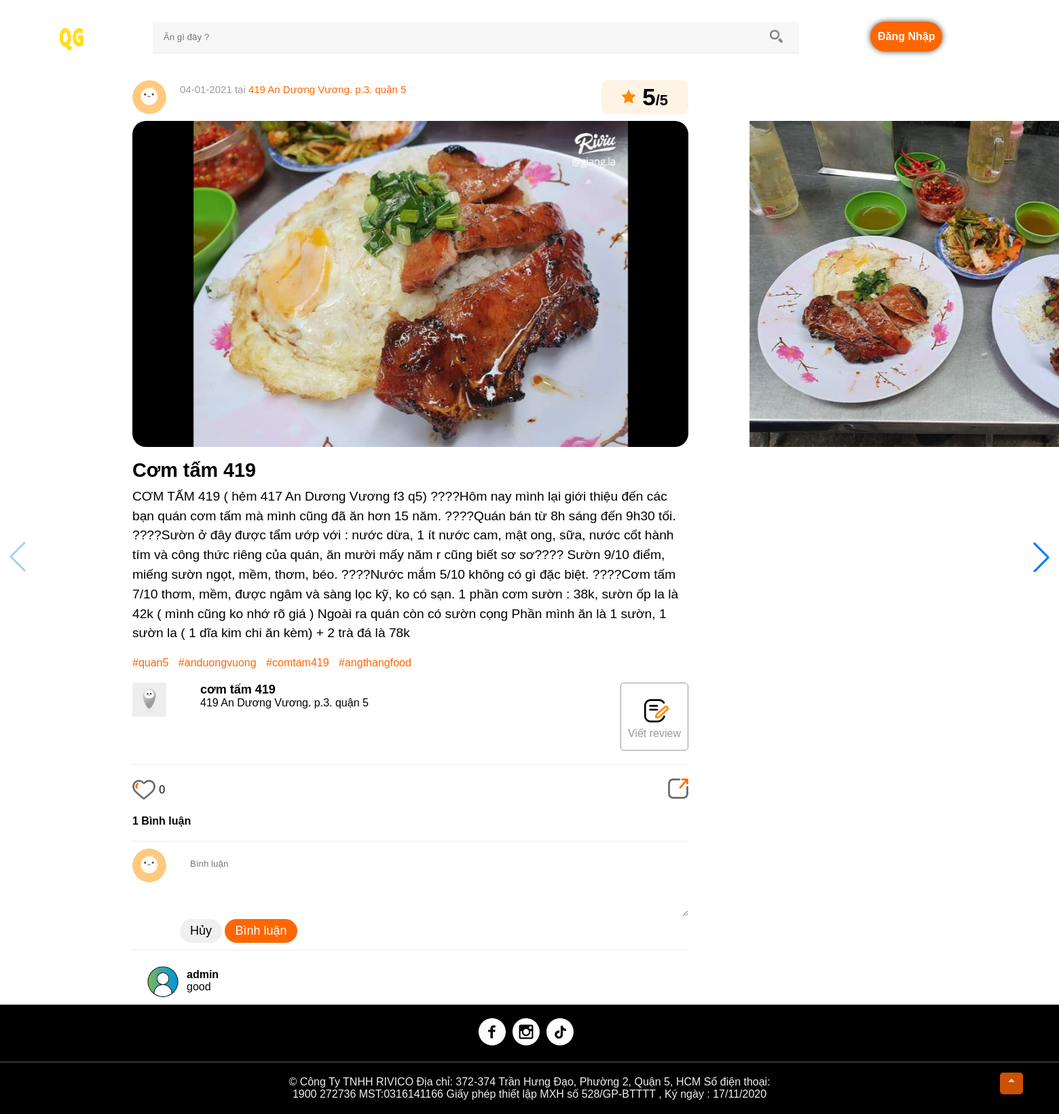
Screenshot of /?act=chitiet&id=187 with the database file from the repository.
### tables this page shows
CREATE TABLE `baiviet` (
  `id` int(11) NOT NULL,
  `tieude` varchar(50) NOT NULL,
  `noidung` text NOT NULL,
  `idquan` int(11) NOT NULL,
  `idhashtag` text NOT NULL,
  `sao` int(11) NOT NULL,
  `img` text DEFAULT NULL,
  `iduser` int(11) NOT NULL,
  `ngaydang` date NOT NULL DEFAULT current_timestamp(),
  `idmonan` int(11) NOT NULL
);

CREATE TABLE `quan` (
  `id` int(11) NOT NULL,
  `diachi` varchar(50) NOT NULL,
  `tenquan` varchar(50) NOT NULL,
  `img` varchar(50) DEFAULT NULL
);

CREATE TABLE `binhluan` (
  `id` int(11) NOT NULL,
  `iduser` int(11) NOT NULL,
  `idbaiviet` int(11) NOT NULL,
  `date` timestamp NOT NULL DEFAULT current_timestamp() ON UPDATE current_timestamp(),
  `noidung` text NOT NULL
);

CREATE TABLE `taikhoan` (
  `id` int(11) NOT NULL,
  `name` varchar(50) NOT NULL,
  `password` varchar(255) NOT NULL,
  `role` tinyint(1) NOT NULL DEFAULT 0,
  `avatar` char(50) NOT NULL DEFAULT 'avatar_default.png',
  `email` varchar(255) DEFAULT NULL,
  `tenkh` varchar(255) NOT NULL
);

### index.php (called while the page is built, shortened)
<?php
require_once "./site/controllers/index.php";
?>

### system/conn.php (called while the page is built, shortened)
<?php
function ketnoidb()
{
    try {
        $ConnectionOption = array
            (
                PDO::MYSQL_ATTR_INIT_COMMAND => "SET NAMES 'utf8'",
                PDO::ATTR_ERRMODE => PDO::ERRMODE_EXCEPTION,
            );
        $conn = new PDO ('mysql:host='.HOST_DB.';dbname='.NAME_DB.';charset=utf8', USER_DB, PASS_DB, $ConnectionOption);
        $conn->setAttribute(PDO::ATTR_ERRMODE, PDO::ERRMODE_EXCEPTION);
        return $conn;
    } catch(PDOException $e) {
      echo "Lỗi Kết Nối database: " . $e->getMessage();
    }
}
    function laydulieu($sql)   {
        $fe=0;
        $sqlValue = array_slice(func_get_args(),2);
        try {
            $conn = ketnoidb();
            $stmt = $conn->prepare($sql);
            $stmt->execute($sqlValue);
            if($fe===0)return $stmt->fetchAll();elseif($fe===1)return $stmt->fetch(PDO::FETCH_ASSOC);
        } catch (PDOException $e) {
            echo "Lỗi: " . $e->getMessage();
        }
        finally{
            unset($conn);
        }
    }
    function laymot($sql) {
        $fe=1;
        $sqlValue = array_slice(func_get_args(),2);
        try {
            $conn = ketnoidb();
            $stmt = $conn->prepare($sql);
            $stmt->execute($sqlValue);
            if($fe===0)return $stmt->fetchAll();elseif($fe===1)return $stmt->fetch(PDO::FETCH_ASSOC);
        } catch (PDOException $e) {
            echo "Lỗi: " . $e->getMessage();
        }
        finally{
            unset($conn);
        }
    }
?>

### site/models/index.php (called while the page is built, shortened)
<?php
function layDanhgiaChitiet($id) {
    return laymot("SELECT * FROM baiviet bv inner join taikhoan tk on bv.iduser = tk.id WHERE bv.id = $id");
}
function getQuanById($id) {
    return laymot("Select * from quan where id = $id");
}
function gettag_($id) {
    return laymot("Select * from tag where id = $id") ;
}
function gettag($id) {
    $tagList = array();
    $idList = explode(",",$id);
    foreach ($idList as $id) {
        array_push($tagList, gettag_($id)['tentag']);
    }
    return $tagList;
}
function countLike($idbv) {
    $likeNumer = laymot("SELECT COUNT(*) as 'like' FROM likebv WHERE idbaiviet = $idbv");
    return $likeNumer['like'];
}
function countCmt($idbv) {
    $demCmt = laymot("SELECT COUNT(*) as tong FROM binhluan WHERE idbaiviet = $idbv");
    return $demCmt['tong'];
}
function getAllComment($idbv) {
    return laydulieu("SELECT * FROM binhluan bl INNER JOIN taikhoan tk on bl.iduser = tk.id WHERE idbaiviet = $idbv");
}

### site/views/chitiet.php (the view, shortened to what this page needs)
<?php
$ngaydang = date("d-m-Y", strtotime($baiviet['ngaydang']));
if($baiviet['idhashtag']!='')
    $tagList = gettag($baiviet['idhashtag']);
if (isset($baiviet['idquan']))
    $quan = getQuanById($baiviet['idquan']);
?>
<div class="container">
    <div class="left">
        <div class="info">
            <div>
                <div class="avatar">
                    <img src="<?php if(is_file(PATH_IMG_SITE. $thongtin['avatar']) ) echo PATH_IMG_SITE. $thongtin['avatar']; else echo PATH_IMG_SITE. 'no_avatar.png'; ?>" alt="">
                </div>
                <div class="tttg">
                    <div class="sub"><?= $ngaydang ?> tại <a href=""> <?= $quan['diachi'] ?></a></div>
                </div>
            </div>
            <div class="ratting">
                <i class="fa fa-star checked"></i>
                <p><span class="small"><?= $baiviet['sao'] ?></span>/5</p>
            </div>
        </div>
        <?php if($baiviet['img']!="") {
            $imgArr = explode(',',$baiviet['img']);
        ?>
        <div class="swiper-container">
            <div class="swiper-wrapper">
                <?php foreach ($imgArr as $img) { ?>
                <div class="swiper-slide"><img src="uploads/<?= $img ?>" alt=""></div>
                <?php }?>
            </div>
            <div class="swiper-button-next"></div>
            <div class="swiper-button-prev"></div>
        </div>
        <?php }?>
        <div class="content">
            <h2><?= $baiviet['tieude'] ?></h2>
            <p><?= $baiviet['noidung'] ?></p>
        </div>
        <div class="hashtag">
            <?php foreach ($tagList as $tag) { ?>
                <a href="desau">#<?= $tag ?></a>
            <?php } ?>
        </div>
        <div class="ttquan">
            <div style="display: flex;">
                <div class="avatarquan">
                    <img src="./uploads/<?= $quan['img'] ?>" alt="">
                </div>
                <div class="ttquan_chitiet">
                    <div>
                        <strong><a href="#"><?= $quan['tenquan'] ?></a></strong>
                        <p><?= $quan['diachi'] ?></p>
                    </div>
                </div>
            </div>
            <a class="btn" href="?act=thembv">
                <div class="post">
                    <img src="./site/views/images/dang.svg" alt="">
                    <p>Viết review</p>
                </div>
            </a>
        </div>
        <div class="comment">
            <div class="thanhtuongtac">
                <div class="like" onclick="like(<?= $_GET['id'] ?>)">
                    <?php
                    if (isset($_SESSION['sid'])) {
                        $likeimg = (checkLike($_GET['id'], $_SESSION['sid'])) ? "./site/views/images/heart_fill.png" : "./site/views/images/btnlike.png";
                    } else $likeimg = "./site/views/images/btnlike.png";
                    ?>
                    <img id="btn_like_<?=$_GET['id']?>" src="<?= $likeimg ?>" alt="">
                    <span id="soLike_<?=$_GET['id']?>"><?= countLike($_GET['id']) ?></span>
                </div>
                <div>
                    <img src="./site/views/images/share_black.png" alt="">
                </div>
            </div>
            <div class="binhluan">
                <p class="border-bottom pb-3"><strong><?= countCmt($_GET['id']) ?> Bình luận</strong></p>
                <div class="box-cmt">
                <img src="<?php if(is_file(PATH_IMG_SITE. $thongtin['avatar']) ) echo PATH_IMG_SITE. $thongtin['avatar']; else echo PATH_IMG_SITE. 'no_avatar.png'; ?>" alt="">
                    <form action="?act=comment" method="post">
                        <textarea name="noidung" id="" cols="12" rows="10" placeholder="Bình luận"></textarea>
                        <input type="reset" value="Hủy" class="bbtn-second">
                        <input type="submit" value="Bình luận" class="bbtn">
                    </form>
                </div>
            </div>
            <div class="binhluanlist">
                <?php
                    $cmtList = getAllComment($_GET['id']);
                    foreach ($cmtList as $cmt) {
                ?>
                <div class="item">
                    <img src="./uploads/<?=$cmt['avatar']?>" alt="">
                    <div>
                        <p class="user"><?= $cmt['name'] ?></p>
                        <p><?= $cmt['noidung'] ?></p>
                    </div>
                </div>
                <?php }?>
            </div>
        </div>
    </div>
</div>

### site/controllers/index.php (shortened to what this page needs)
<?php
require_once "site/models/index.php";
require_once "site/models/user.php";
require_once "system/conn.php";
if (isset($_GET['act'])) {
    $act = $_GET['act'];
} else {
    $act = "home";
}
switch ($act) {
    case 'chitiet':
        if(isset($_GET['id'])) {
            $baiviet = layDanhgiaChitiet($_GET['id']);
        }
        require_once "./site/views/layout.php";
        break;
}
?>

### site/views/layout.php (shortened to what this page needs)
<!DOCTYPE html>
<html lang="en">
<head>
    <link rel="stylesheet" href="https://unpkg.com/swiper/swiper-bundle.min.css">
    <link rel="stylesheet" href="site/views/js/OwlCarousel2-2.3.4/dist/assets/owl.carousel.min.css">
    <link rel="stylesheet" href="https://maxcdn.bootstrapcdn.com/font-awesome/4.7.0/css/font-awesome.min.css">
    <link rel="stylesheet" href="site/views/css/style.css">
    <link rel="stylesheet" href="site/views/css/jquery.rateyo.min.css">
    <link rel="stylesheet" href="site/views/css/SweetAlert2.css">
</head>
<body>
    <header>
        <div class="boxcenter-header">
            <div class="nav">
                <div class="logo">
                    <a href="index.php">
                        <img src="site/views/images/logo.png" alt="">
                    </a>
                </div>
                <div class="search">
                    <div class="search-right">
                        <input autocomplete="off" type="search" id="search" placeholder="Ăn gì đây ?">
                        <div class="btn-search">
                            <img src="site/views/images/search.png" alt="">
                        </div>
                        <div id="listSearch">
                        </div>
                    </div>
                </div>
                <div class="profile">
                    <?php
                    $avatar = getTacGia($_SESSION['sid']);
                    if(empty($avatar['avatar'])){
                        $avatar = 'no_avatar.png';
                    }else{
                        $avatar = $avatar['avatar'];
                    }
                    if(isset($_SESSION['sid'])) {
                      ?>
                     <div class="avt">
                        <img src="<?=PATH_IMG_SITE.$avatar?>" alt="" id="open">
                        <div class="menudx"  id="popup">
                            <ul>
                                <li><a href="?act=trangcanhan&id=<?=$_SESSION['sid']?>">Trang Cá Nhân</a></li>
                                <li><a href="?act=tttk">Sửa thông tin</a></li>
                                <li><a href="index.php?act=logout&idout=1">Đăng xuất</a></li>
                            </ul>
                        </div>
                    </div>
                    <div class="baiviet">
                        <span><a href="?act=thembv">Viết Bài</a></span>
                    </div>
                    <?php }else{?>
                     <div class="baiviet">
                        <span><a href="?act=login">Đăng Nhập</a></span>
                    </div>
                    <?php }?>
                </div>
            </div>
        </div>
    </header>
    <?php require_once $view ?>
<footer>
    <div class="mxh">
        <a href=""><img src="site/views/images/facebook.svg" alt=""></a>
        <a href=""><img src="site/views/images/insta.svg" alt=""></a>
        <a href=""><img src="site/views/images/tiktok.svg" alt=""></a>
    </div>
    <div class="coppyright">
        © Công Ty TNHH RIVICO
Địa chỉ: 372-374 Trần Hưng Đạo, Phường 2, Quận 5, HCM
Số điện thoại: 1900 272736
MST:0316141166
Giấy phép thiết lập MXH số 528/GP-BTTTT , Ký ngày : 17/11/2020
    </div>
    <div class="l-bt-fixed-to-top" id="bt-to-top">
        <div class="bt-icon"><i class="fa fa-sort-asc"></i></div>
    </div>
</footer>
</body>
</html>

### rows the page displays
baiviet: ngaydang "04-01-2021", sao "5", tieude "Cơm tấm 419", noidung "CƠM TẤM 419 ( hẻm 417 An Dương Vương f3 q5) ????Hôm nay mình lại giới thiệu đến các bạn quán cơm tấm mà mình cũng đã ăn hơn 15 năm. ????Quán bán từ 8h sáng đến 9h30 tối. ????Sườn ở đây được tẩm ướp với : nước dừa, 1 ít nước cam, mật ong, sữa, nước cốt hành tím và công thức riêng của quán, ăn mười mấy năm r cũng biết sơ sơ???? Sườn 9/10 điểm, miếng sườn ngọt, mềm, thơm, béo. ????Nước mắm 5/10 không có gì đặc biệt. ????Cơm tấm 7/10 thơm, mềm, được ngâm và sàng lọc kỹ, ko có sạn. 1 phần cơm sườn : 38k, sườn ốp la là 42k ( mình cũng ko nhớ rõ giá ) Ngoài ra quán còn có sườn cọng Phần mình ăn là 1 sườn, 1 sườn la ( 1 dĩa kim chi ăn kèm) + 2 trà đá là 78k"
quan: diachi "419 An Dương Vương. p.3. quận 5", img (picture), tenquan "cơm tấm 419"
binhluan: iduser.avatar (placeholder picture), iduser.name "admin", noidung "good"

### other values shown
$tag "quan5"
$tag "anduongvuong"
$tag "comtam419"
$tag "angthangfood"
countLike($_GET['id']) "0"
countCmt($_GET['id']) "1"
